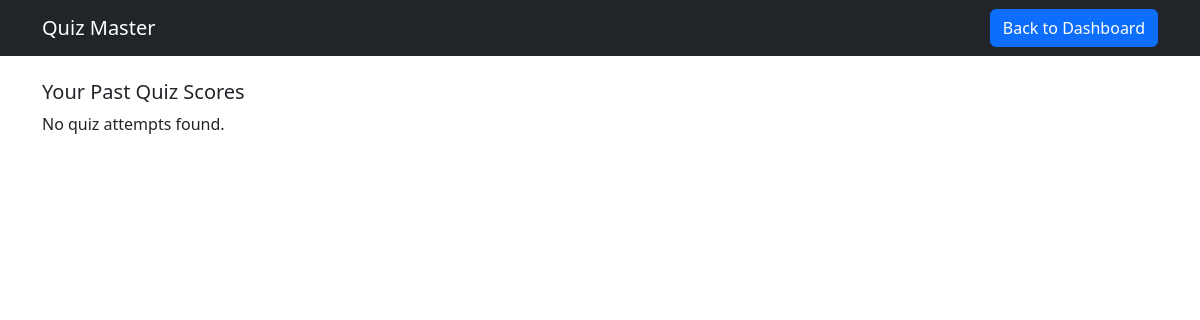
/user_scores (signed in), run on an earlier commit of the app's database.
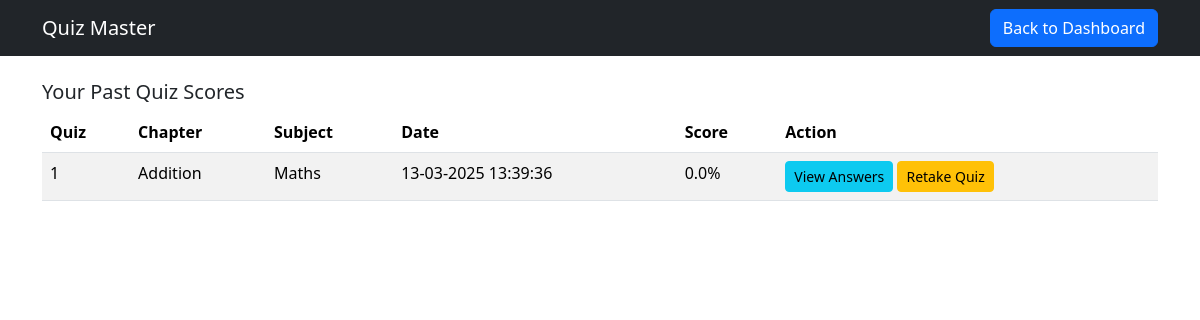
And on a later commit of the database.
### app.py (models this page shows)
class Score(db.Model):
    __tablename__ = 'score'
    ScoreID = db.Column(db.Integer, primary_key=True, autoincrement=True)
    QuizID = db.Column(db.Integer, db.ForeignKey('quiz.QuizID'), nullable=False)
    UserID = db.Column(db.Integer, db.ForeignKey('user.UserID'), nullable=False)
    TimeStamp = db.Column(db.DateTime, default=db.func.current_timestamp())  # Auto-fills time of attempt
    TotalScore = db.Column(db.Float, nullable=False)
    user = db.relationship('User', backref='scores')
    quiz = db.relationship('Quiz', backref='scores')

class Quiz(db.Model):
    __tablename__ = 'quiz'
    QuizID = db.Column(db.Integer, primary_key=True, autoincrement=True)
    Date_of_quiz = db.Column(db.Date, nullable=False)
    Time_duration = db.Column(db.String(5), nullable=False)
    Remarks = db.Column(db.String(500))
    ChapterID = db.Column(db.Integer, db.ForeignKey('chapter.ChapterID'), nullable=False)
    QuestionsR = db.relationship('Questions', backref='quiz', lazy=True)

class Chapter(db.Model):
    __tablename__ = 'chapter'
    ChapterID = db.Column(db.Integer, primary_key=True, autoincrement=True)
    Chaptername = db.Column(db.String(500), nullable=False)
    Description = db.Column(db.String(500), nullable=False)
    QuizR = db.relationship('Quiz', backref='chapter', lazy=True)
    SubjectID = db.Column(db.Integer, db.ForeignKey('subject.SubjectID'), nullable=False)
    subject = db.relationship('Subject', backref='chapters')

class Subject(db.Model):
    __tablename__ = 'subject'
    SubjectID = db.Column(db.Integer, primary_key=True, autoincrement=True)
    Subjectname = db.Column(db.String(500), nullable=False)
    Description = db.Column(db.String(500), nullable=False)

### app.py (the view)
@app.route('/user_scores')
def user_scores():
    if 'user_id' not in session:
        flash("Unauthorized access!", "danger")
        return redirect(url_for("home"))
    user_id = session['user_id']
    scores = Score.query.filter_by(UserID=user_id).all()
    for score in scores:
        score.retake_allowed = score.TotalScore < 40
        ist_time = score.TimeStamp + timedelta(hours=5, minutes=30)  # Converting the time to IST
        score.ist_time_str = ist_time.strftime('%d-%m-%Y %H:%M:%S')
    return render_template("quiz_scores.html", scores=scores)

### templates/quiz_scores.html (shortened to what this page needs)
<!DOCTYPE html>
<html lang="en">
<head>
    <link href="https://cdn.jsdelivr.net/npm/bootstrap@5.3.2/dist/css/bootstrap.min.css" rel="stylesheet">
</head>
<body>
    <nav class="navbar navbar-expand-lg navbar-dark bg-dark">
        <div class="container">
            <a class="navbar-brand" href="#">Quiz Master</a>
            <a href="{{ url_for('user_dashboard') }}" class="btn btn-primary">Back to Dashboard</a>
        </div>
    </nav>
    <div class="container mt-4">
        <h5>Your Past Quiz Scores</h5>
        {% if scores %}
        <table class="table table-striped">
            <thead>
                <tr>
                    <th>Quiz</th>
                    <th>Chapter</th>
                    <th>Subject</th>
                    <th>Date</th>
                    <th>Score</th>
                    <th>Action</th>
                </tr>
            </thead>
            <tbody>
                {% for score in scores %}
                <tr>
                    <td>{{ score.quiz.QuizID }}</td>
                    <td>{{ score.quiz.chapter.Chaptername }}</td>
                    <td>{{ score.quiz.chapter.subject.Subjectname }}</td>
                    <td>{{ score.ist_time_str }}</td>
                    <td>{{ score.TotalScore }}%</td>
                    <td>
                        <button class="btn btn-info btn-sm" data-bs-toggle="modal" data-bs-target="#viewAnswers{{ score.ScoreID }}">View Answers</button>
                        {% if score.TotalScore < 40 %}
                            <a href="{{ url_for('start_quiz', quiz_id=score.quiz.QuizID) }}" class="btn btn-warning btn-sm">Retake Quiz</a>
                        {% else %}
                            <span class="text-success">Passed</span>
                        {% endif %}
                    </td>
                </tr>
                {% endfor %}
            </tbody>
        </table>
        {% else %}
        <p>No quiz attempts found.</p>
        {% endif %}
    </div>
</body>
</html>

What changed in the data, as far as the page shows it:
added Score: quiz.QuizID "1", quiz.chapter.Chaptername "Addition", quiz.chapter.subject.Subjectname "Maths", ist_time_str "13-03-2025 13:39:36", TotalScore "0.0"
Also different on the page:
text no longer shown: "No quiz attempts found."
text now shown: "Quiz Chapter Subject Date Score Action"
